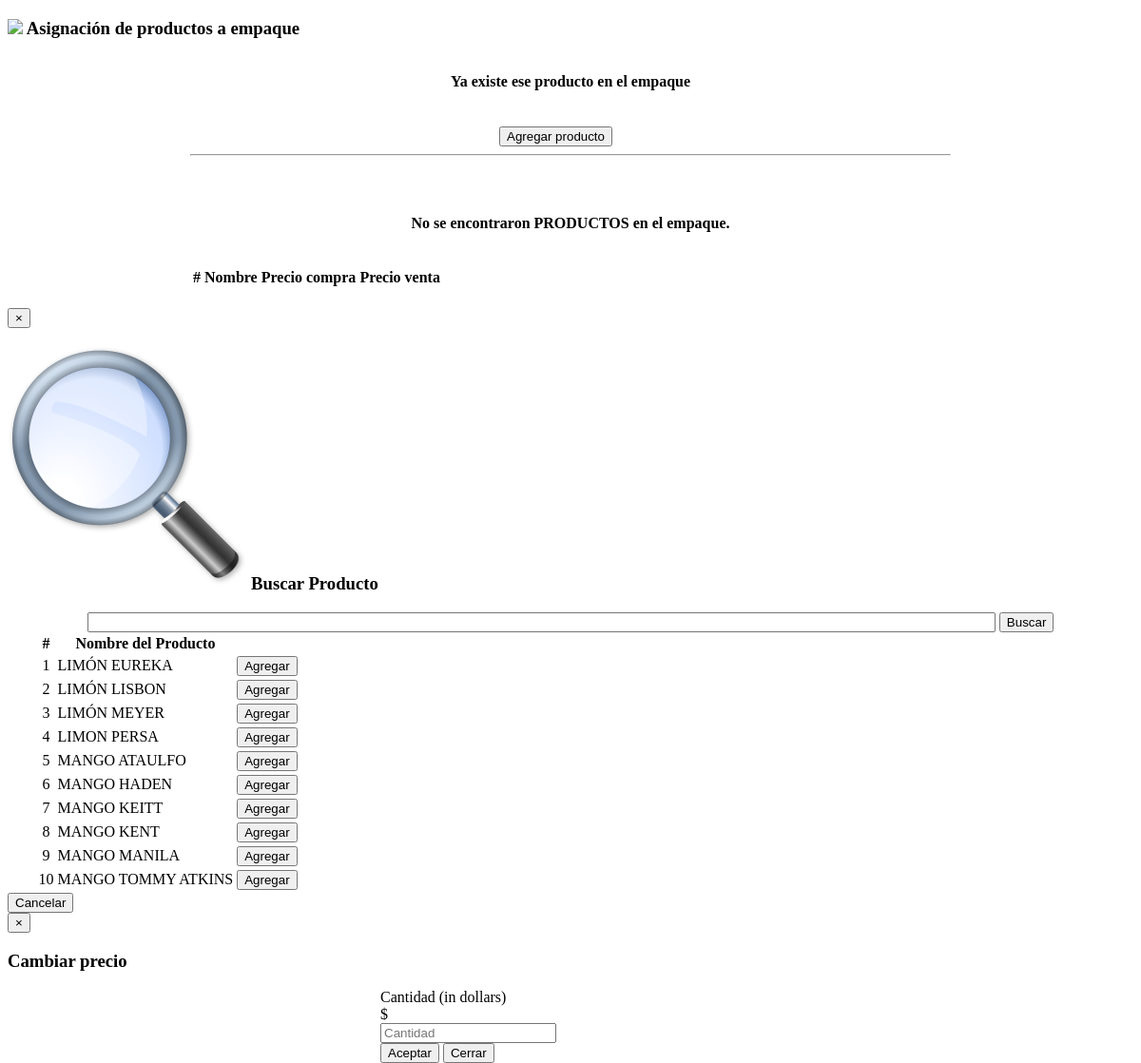
Before: /empaque/asignar/asignarProductosEmpaques.php (signed in) with the older database file.
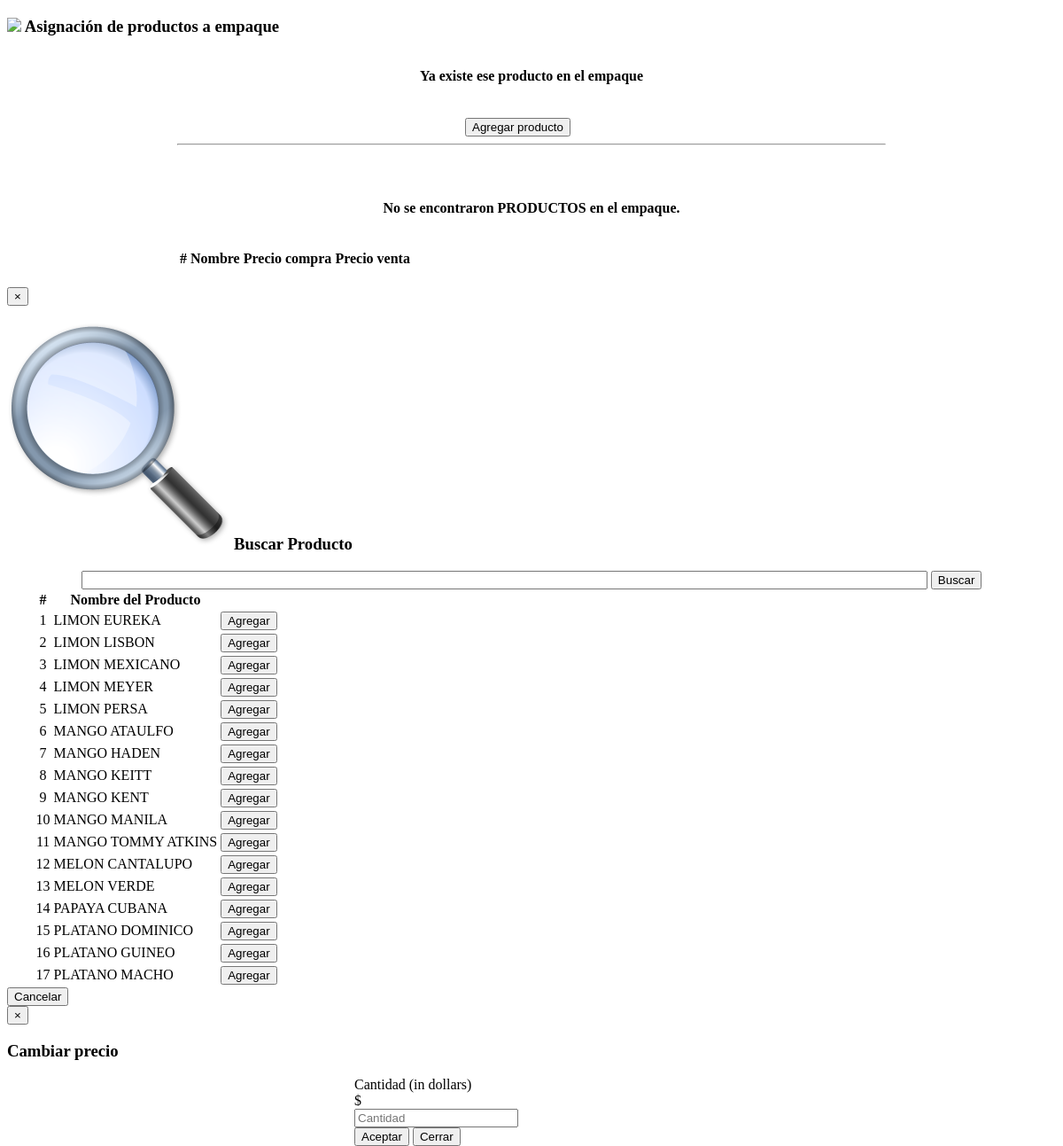
After: the same page with the newer database file.
### tables this page shows
CREATE TABLE IF NOT EXISTS `productos` (
  `id_producto` int(11) NOT NULL AUTO_INCREMENT,
  `nombre_producto` varchar(100) NOT NULL,
  `variedad_producto` varchar(100) NOT NULL,
  PRIMARY KEY (`id_producto`)
);

### empaque/asignar/asignarProductosEmpaques.php (the view, shortened to what the changed rows need)
<!DOCTYPE html>
<html>
	<head lang="ES">
		<link rel='stylesheet' type='text/css' href='../lib/pagination/css.css'/>
	</head>
	<body>
	  	<div>
	  		  <br>
						   <br>
	  		<div style="width:800px; padding:20px; background:white; margin:0px auto;">
	  			<div id="tablaDetalles">
	  				<div id="paginacion-resultados">
		  			<table class="table table-hover">
				    	<thead>
					        <tr>
					          <th class="centro">#</th>
					          <th class="centro">Nombre</th>
					          <th class="centro">Precio compra</th>
					          <th class="centro">Precio venta</th>
					          <th></th>
					          <th></th>
					        </tr>
			      		</thead>
			      	</table>
</div>
		      	</div>
	  		</div>
	  	</div>
	  	<div class="modal fade bs-example-modal-md" id="modalProducto" tabindex="-1" role="dialog" aria-labelledby="myLargeModalLabel">
			<div class="modal-dialog modal-lg">
				<div class="modal-content">
					<div class="modal-body" style="background:#FFFFFF;">
						<div id="contenedor-productos">
							<div id="paginacion" style="width:95%; margin:0px auto;">
							<table class="table">
								<thead>
									<th class="centro">#</th>
									<th>Nombre del Producto</th>
									<th></th>
								</thead>
								<tbody>
									<?php
										$cont = 1;
									    $consulta = "SELECT * FROM productos ORDER BY nombre_producto ASC, variedad_producto ASC";
										$resultado = mysql_query($consulta);
										while($row = mysql_fetch_array($resultado)){
									?>
											<tr>
												<td class="centro"><?php echo $cont; ?></td>
								          		<td><?php echo $row['nombre_producto']." ".$row['variedad_producto']; ?></td>
								          		<td class="derecha">
									        		<button class="btn btn-success" onClick="agregarProducto(<?php echo $row['id_producto']; ?>, '<?php echo $_SESSION['id_empaque']; ?>');"><i class="glyphicon glyphicon-ok"></i> Agregar</button>
									        	</td>
									        	<?php $cont++; ?>
								    	    </tr>
										<?php }
									?>
								</tbody>
							</table>
						</div>
						</div>
					</div>
				</div>
			</div>
		</div>
	</body>
</html>

Changed rows visible on the page:
changed productos "EUREKA": nombre_producto "LIMÓN" → "LIMON"
changed productos "LISBON": nombre_producto "LIMÓN" → "LIMON"
added productos: nombre_producto "LIMON", variedad_producto "MEXICANO"
changed productos "MEYER": nombre_producto "LIMÓN" → "LIMON"
added productos: nombre_producto "MELON", variedad_producto "CANTALUPO"
added productos: nombre_producto "MELON", variedad_producto "VERDE"
added productos: nombre_producto "PAPAYA", variedad_producto "CUBANA"
added productos: nombre_producto "PLATANO", variedad_producto "DOMINICO"
added productos: nombre_producto "PLATANO", variedad_producto "GUINEO"
added productos: nombre_producto "PLATANO", variedad_producto "MACHO"
